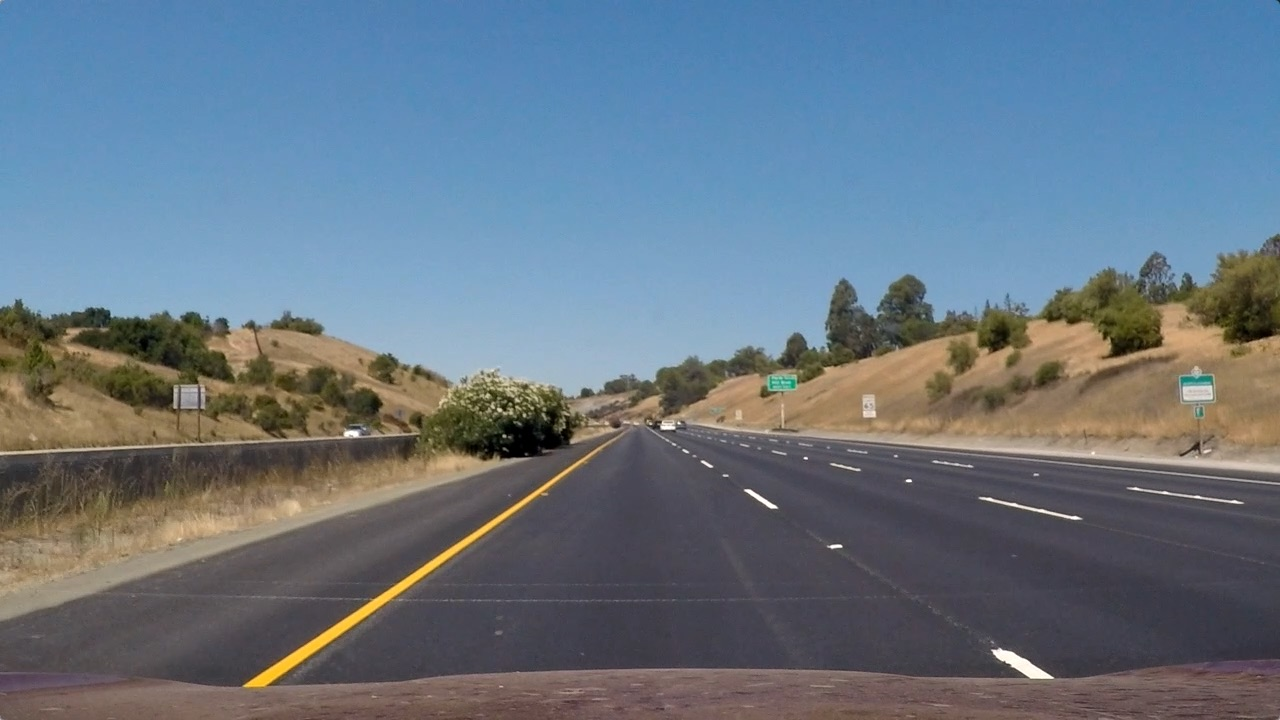
#> input picture udacity/CarND-Advanced-Lane-Lines-master/test_images/straight_lines1.jpg, 1280 x 720 px; its folder holds only this picture in this run
$ jupyter execute --allow-errors CarND-Advanced-Lane-Lines-Project.ipynb   (shell and % lines are left out)   (older library calls are emulated)
#> lines starting #> are read from the running program, lines starting #| are printed output that depends on the picture; after the words box and inside, x2 and y2 are one past the last pixel; in counts of white or black regions, pixels touching at a corner belong together
The goals / steps of this project are the following:

* Compute the camera calibration matrix and distortion coefficients given a set of chessboard images. - DONE
* Apply a distortion correction to raw images. - DONE
* Use color transforms, gradients, etc., to create a thresholded binary image. - DONE
* Apply a perspective transform to rectify binary image ("birds-eye view"). - DONE
* Detect lane pixels and fit to find the lane boundary.
* Determine the curvature of the lane and vehicle position with respect to center.
* Warp the detected lane boundaries back onto the original image.
* Output visual display of the lane boundaries and numerical estimation of lane curvature and vehicle position.

[cell 1]
# import useful libraries
import matplotlib.pyplot as plt
import matplotlib.image as mpimg
import numpy as np
import cv2
import glob
import time
import pickle

from sklearn.cross_validation import train_test_split
from sklearn.svm import LinearSVC
from sklearn.preprocessing import StandardScaler
from skimage.feature import hog
from scipy.ndimage.measurements import label

from sklearn.metrics import recall_score,precision_score,f1_score

from PIL import Image
from moviepy.editor import VideoFileClip
from IPython.display import HTML

import os

# utilities libraries
import random

[cell 2]
test_images = glob.glob(('test_images/*.jpg'))

print(test_images)

[cell 3]
# Read in an image
image = mpimg.imread(test_images[0])
#> image is the input picture: shape (720, 1280, 3); mean R, G, B 103.2, 117.7, 131.2
plt.imshow(image)
#> (this line was passed over: IPython is not available in this run)

FUNCTIONS: Color and Gradient Thresholding

[cell 4]
# Define a function that applies Sobel x or y,
# then takes an absolute value and applies a threshold.
# Note: calling your function with orient='x', thresh_min=5, thresh_max=100
# should produce output like the example image shown above this quiz.
def abs_sobel_thresh(img, orient='x', thresh_min=0,sobel_kernel=3, thresh=(0, 255)):

    # Apply the following steps to img
    # 1) Convert to grayscale
    grey = cv2.cvtColor(img,cv2.COLOR_RGB2GRAY)
    # 2) Take the derivative in x or y given orient = 'x' or 'y'
    if orient == 'x':
        sobel = cv2.Sobel(grey,cv2.CV_64F,1,0,ksize=sobel_kernel)
    else:
        sobel = cv2.Sobel(grey,cv2.CV_64F,0,1,ksize=sobel_kernel)
    # 3) Take the absolute value of the derivative or gradient
    abs_sobel = np.absolute(sobel)
    # 4) Scale to 8-bit (0 - 255) then convert to type = np.uint8
    scaled_sobel = np.uint8(255 * abs_sobel / np.max(abs_sobel))
    print("range of abs sobel",np.min(scaled_sobel),np.max(scaled_sobel),np.median(scaled_sobel))
    # 5) Create a mask of 1's where the scaled gradient magnitude
            # is > thresh_min and < thresh_max
    # return matrix with true or false
    # then do we merge the two?
    mask = (scaled_sobel >= thresh[0]) & (scaled_sobel <= thresh[1])
    print(mask.shape)
    binary_output = np.zeros_like(grey)
    binary_output[mask] = 1
    # 6) Return this mask as your binary_output image
    #binary_output = np.copy(img) # Remove this line
    return binary_output


# Define a function that applies Sobel x and y,
# then computes the magnitude of the gradient
# and applies a threshold
def mag_thresh(img, sobel_kernel=3, mag_thresh=(0, 255)):

    dimensions = ['x','y']
    sobel_dim = []

    # Apply the following steps to img
    # 1) Convert to grayscale
    grey = cv2.cvtColor(img,cv2.COLOR_RGB2GRAY)
    # 2) Take the gradient in x and y separately
    for dim in dimensions:
        if dim == 'x':
            sobel = cv2.Sobel(grey,cv2.CV_64F,1,0,ksize=sobel_kernel)
        else:
            sobel = cv2.Sobel(grey,cv2.CV_64F,0,1,ksize=sobel_kernel)
        sobel_dim.append(sobel)
    # 3) Calculate the magnitude
    mag_sobel = np.sqrt(np.add(sobel_dim[0]**2,sobel_dim[1]**2))
    # 4) Scale to 8-bit (0 - 255) and convert to type = np.uint8
    scaled_sobel = np.uint8(255 * mag_sobel / np.max(mag_sobel))
    # 5) Create a binary mask where mag thresholds are met
    mask = (scaled_sobel >= mag_thresh[0]) & (scaled_sobel <= mag_thresh[1])
    binary_output = np.zeros_like(grey)
    binary_output[mask] = 1
    # 6) Return this mask as your binary_output image
    return binary_output

# Define a function that applies Sobel x and y,
# then computes the direction of the gradient
# and applies a threshold.
def dir_threshold(img, sobel_kernel=3, thresh=(0, np.pi/2)):

    dimensions = ['x','y']
    sobel_dim = []

    # Apply the following steps to img
    # 1) Convert to grayscale
    grey = cv2.cvtColor(img,cv2.COLOR_RGB2GRAY)
    # 2) Take the gradient in x and y separately
    for dim in dimensions:
        if dim == 'x':
            sobel = cv2.Sobel(grey,cv2.CV_64F,1,0,ksize=sobel_kernel)
        else:
            sobel = cv2.Sobel(grey,cv2.CV_64F,0,1,ksize=sobel_kernel)
    # 3) Take the absolute value of the x and y gradients
        abs_sobel = np.absolute(sobel)
        scaled_sobel = np.uint8(255 * abs_sobel / np.max(abs_sobel))
        #scaled_sobel = abs_sobel
        sobel_dim.append(scaled_sobel)
    # 4) Use np.arctan2(abs_sobely, abs_sobelx) to calculate the direction of the gradient
    dir_sobel = np.arctan2(sobel_dim[1],sobel_dim[0])
    # 5) Create a binary mask where direction thresholds are met
    mask = (dir_sobel >= thresh[0]) & (dir_sobel <= thresh[1])
    binary_output = np.zeros_like(grey)
    binary_output[mask] = 1
    # 6) Return this mask as your binary_output image
    return binary_output

# next step use yuv color space. this seems pretty effective and then combine to apply naive method of lane finding

def color_space_threshold(image,thresh=(0, 255),color_space = 'HLS',color_channel = 2):

    # convert image to yuv space
    if color_space == 'HLS':
        cvt_image = cv2.cvtColor(image,cv2.COLOR_RGB2HLS)

    cvt_image = cvt_image[:,:,color_channel]
    # goal is to detect lanes or lines. then probably saturation is the best here.

    # play with threshold to see how to isolate lanes
    binary_mask = (cvt_image > thresh[0]) & (cvt_image <= thresh[1])
    binary_output = np.zeros_like(cvt_image)
    binary_output[binary_mask] = 1

    return binary_output

[cell 5]
# Choose a Sobel kernel size
ksize = 15 # Choose a larger odd number to smooth gradient measurements

# Apply each of the thresholding functions
gradx = abs_sobel_thresh(image, orient='x', sobel_kernel=ksize, thresh=(20, 100))
#| range of abs sobel 0 255 1.0
#| (720, 1280)
grady = abs_sobel_thresh(image, orient='y', sobel_kernel=ksize, thresh=(20, 100))
#> call 2 of abs_sobel_thresh, with orient = 'y', thresh_min = 0, sobel_kernel = 15, thresh = (20, 100)
#| range of abs sobel 0 255 2.0
#> in abs_sobel_thresh (call 2), `mask = (scaled_sobel >= thresh[0]) & (scaled_sobel <= thresh[1])`:
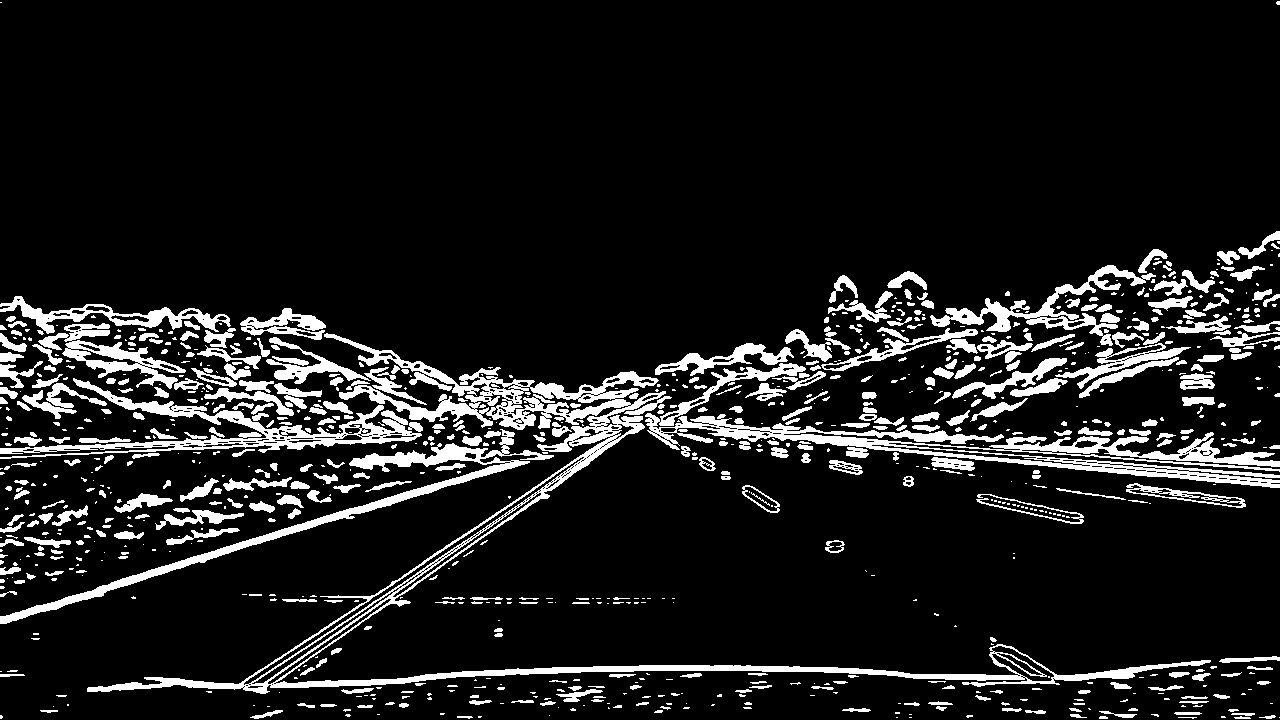
#> mask: shape (720, 1280) bool; 11.2% white; 941 white regions (506 under 20 px), largest, box (x1, y1, x2, y2) and area: (87, 333, 1211, 694) 20079, (645, 363, 1280, 488) 11881, (0, 429, 554, 624) 6249
#| (720, 1280)
mag_binary = mag_thresh(image, sobel_kernel=ksize, mag_thresh=(30, 200))
#> after the loop in mag_thresh, `for dim in dimensions:`: sobel_dim = 2 items
dir_binary = dir_threshold(image, sobel_kernel=ksize, thresh=(0.7, 1.3))

combined = np.zeros_like(dir_binary)
combined[((gradx == 1) & (grady == 1)) | ((mag_binary == 1) & (dir_binary == 1))] = 1
#combined[((mag_binary == 1) & (dir_binary == 1))] = 1
#combined[(mag_binary == 1) ] = 1
#combined[(dir_binary == 1) ] = 1

# Plot the result
#> (the rest of this cell did not finish here and is left out)

[cell 6]
# [10 lines left out: function plot_img_list, not called in this run]

FUNCTIONS: Camera Calibration and Undistort Image

[cell 7]
# prepare object points, like (0,0,0), (1,0,0), (2,0,0) ....,(6,5,0)
# Given board size of 9 blocks across and 6 blocks down

def get_chessboard_corners(exp_corners_x,exp_corners_y,img_file_list):

    # create zero array that stores x, y, z
    objpts = np.zeros((6*9,3), np.float32)
    objpts[:,:2]=np.mgrid[0:9,0:6].T.reshape(-1,2)

    # Arrays to store object points and image points from all the images.
    objpoints=[]# 3d points in real world space
    imgpoints=[] # 2d points in image plane.
    imges = []

    # Make a list of calibration images
    images = img_file_list
    images.sort()

    # Step through the list and search for chessboard corners
    for img_file in images:

        img = mpimg.imread(img_file)
        grey = cv2.cvtColor(img,cv2.COLOR_BGR2GRAY)
        # Find the chessboard corners
        retval,corners = cv2.findChessboardCorners(grey,(nx,ny),None)

        # If found, add object points, image points
        if retval:
            objpoints.append(objpts)
            imgpoints.append(corners)
            #print("corners found")
            # Draw and display the corners
            cv2.drawChessboardCorners(img,(nx,ny),corners,retval)
            imges.append(img)
        else:
            print("corners not found", img_file)

    return objpoints,imgpoints,imges

# [20 lines left out: function undistort_img, not called in this run]

1. Briefly state how you computed the camera matrix and distortion coefficients. Provide an example of a distortion corrected calibration image.

[cell 8]
nx = 9
ny = 6

img_files = glob.glob('camera_cal/calibration*.jpg')

objpoints,imgpoints,imges = get_chessboard_corners(nx,ny,img_files)

#plt.imshow(imges[0])
#plot_img_list(imges,4)

#> (the rest of this cell did not finish here and is left out)

* Apply a distortion correction to raw images.

[cell 9]
# First get 1 test images

test_images_files = glob.glob("test_images/**test*.jpg")
print(test_images_files)

#> (the rest of this cell did not finish here and is left out)

* Use color transforms, gradients, etc., to create a thresholded binary image.

[cell 10]
# Run the function
#radian, 0 deg = horizontal, 90 deg vertical. pi = 180, pi/2 = 90
#odd this seems to filter out vertical lines
dir_binary = dir_threshold(image, sobel_kernel=15, thresh=(0.7, 1.3))

#intuition behind magnitude?
mag_binary = mag_thresh(image, sobel_kernel=15, mag_thresh=(20, 255))

# 0 = black and 1 = white. white means a gradient is detected
# x does vertical lines
# basically, we want to weed out the black units. so the lower threshold is more important
abs_sobel_binary_x = abs_sobel_thresh(image, 'x', thresh_min=0,sobel_kernel=3, thresh=(20, 255))
#| range of abs sobel 0 255 1.0
#| (720, 1280)
print(np.min(abs_sobel_binary_x),np.max(abs_sobel_binary_x)) # range is too big then everything is 1
#| 0 1
# y does horizontal lines
abs_sobel_binary_y = abs_sobel_thresh(image, 'y', thresh_min=0,sobel_kernel=3, thresh=(20, 255))
#| range of abs sobel 0 255 1.0
#| (720, 1280)

color_space_binary = color_space_threshold(image,thresh=(50, 150),color_space = 'HLS',color_channel = 2)
#> in color_space_threshold, `cvt_image = cvt_image[:,:,color_channel]`:
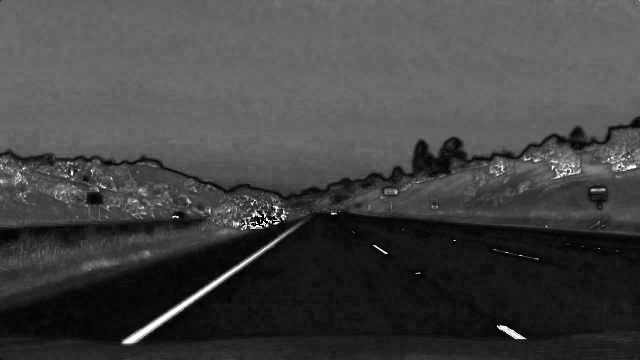
#> cvt_image: shape (720, 1280) (shown at 1/2 size); min 0, max 255, mean 67
#> in color_space_threshold, `binary_mask = (cvt_image > thresh[0]) & (cvt_image <= thresh[1])`:
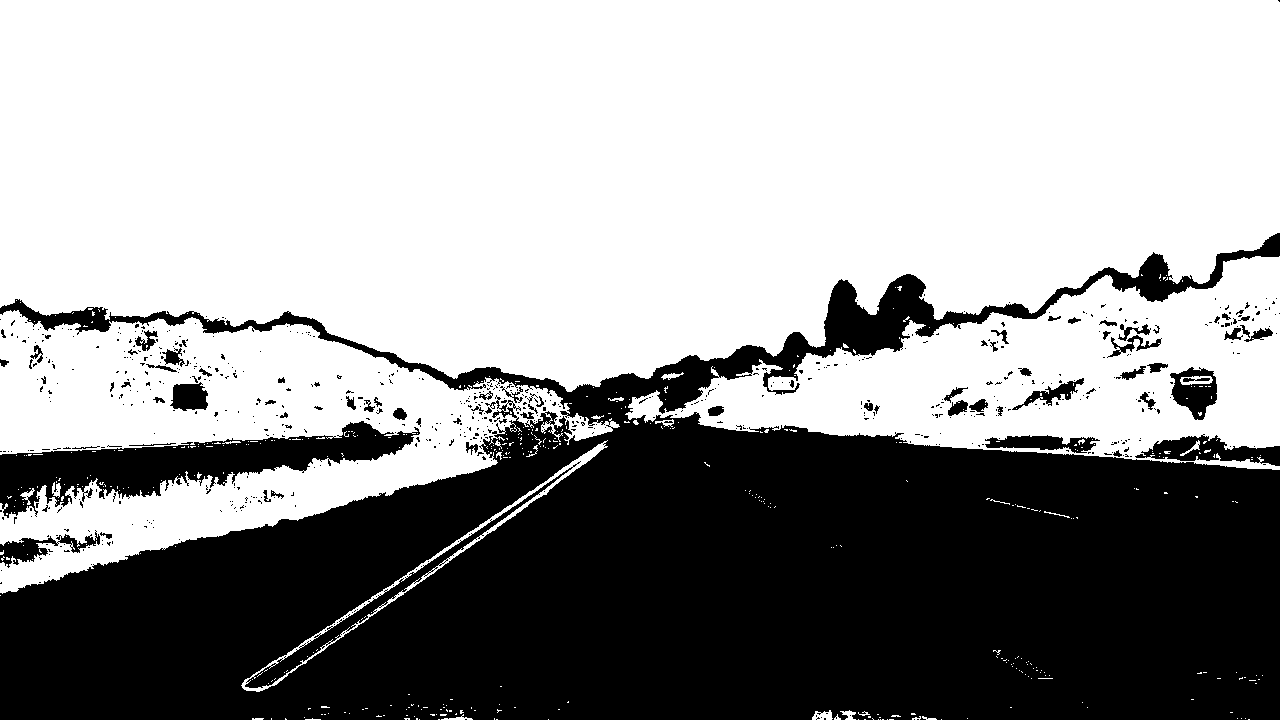
#> binary_mask: shape (720, 1280) bool; 60.7% white; 665 black regions (587 under 20 px), largest, box (x1, y1, x2, y2) and area: (0, 233, 1280, 720) 329745, (0, 421, 420, 518) 15000, (245, 461, 581, 688) 3201

# Plot the result
font_size_val = 20
#> (the rest of this cell did not finish here and is left out)

[cell 11]
#combined thresholding

# all for now

combined_img = np.zeros_like(image[:,:,0])
#combined_mask = (dir_binary>0) & (mag_binary>0) & (abs_sobel_binary_x>0) & (abs_sobel_binary_y>0) &(color_space_binary>0)
#combined_mask = (mag_binary>0) & (abs_sobel_binary_x>0) & (color_space_binary>0)
combined_mask = (mag_binary>0) & (color_space_binary>0)
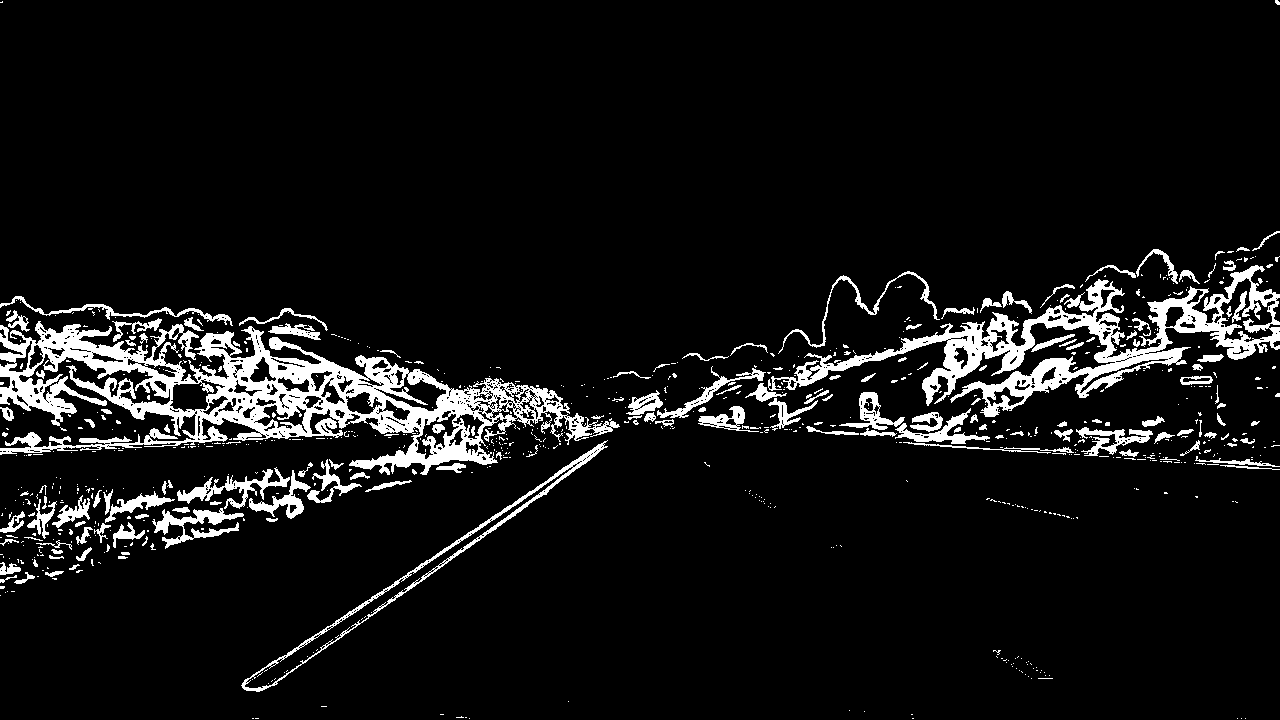
#> combined_mask: shape (720, 1280) bool; 7.8% white; 784 white regions (633 under 20 px), largest, box (x1, y1, x2, y2) and area: (0, 321, 620, 475) 29141, (768, 265, 1280, 417) 15952, (241, 440, 608, 692) 2733
combined_img[combined_mask] = 1
#it's good but filter out alot here
plt.imshow(combined_img,cmap='gray')
#> (this line was passed over: IPython is not available in this run)

#TODO
#1. Could we use math to find optimal? i.e highlight lane and non lane and max the number of pixesl
#2. Is there a way to loop through the number of combinations
#3. Optimize later. naive first
